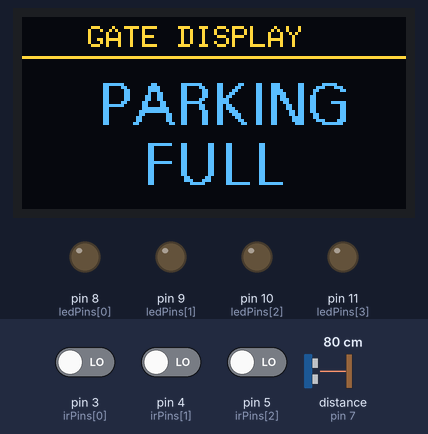
Simulated run of this sketch. Board: Arduino Uno, built with avr-gcc and run on an emulated ATmega328P. On the bench: 128×64 one-colour display, output pins drawn as LEDs (lit = HIGH). Wiring (inferred from the names in the program): ultrasonic range finder: trigger pin 6; echo pin 7. The inputs (shaded band) are chosen by the test bench; at power-on: pin 3 (irPins[0]) LOW, pin 4 (irPins[1]) LOW, pin 5 (irPins[2]) LOW, distance to the obstacle (sensor on pin 7) 80 cm. The echo pulse lasts 58.3 µs per cm; the OLED is the two-colour kind (top 16 rows yellow); pins used as bus, display or sensor lines are not drawn.

Above: at 1.2 s.
1.3 s: pin 3 (irPins[0]) driven HIGH
At 3.0 s:
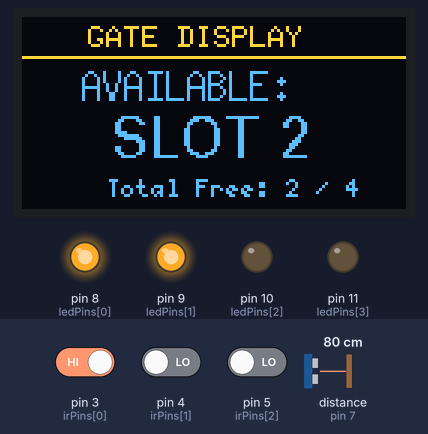
3.9 s: pin 4 (irPins[1]) driven HIGH
At 5.0 s:
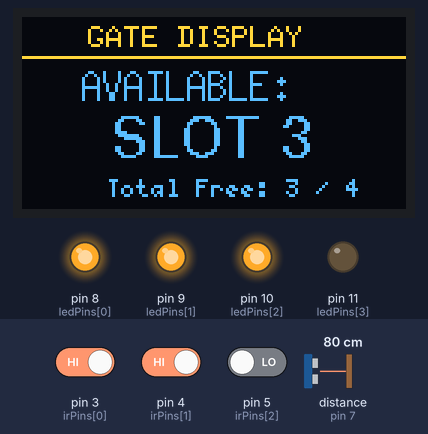
7.0 s: pin 5 (irPins[2]) driven HIGH
At 8.0 s:
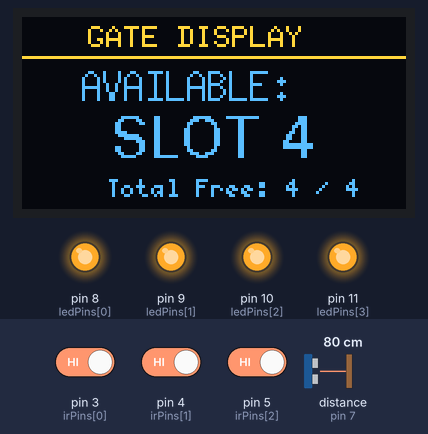
10.1 s: distance to the obstacle (sensor on pin 7) set to 13 cm
13.0 s: distance to the obstacle (sensor on pin 7) set to 10 cm
At 14.8 s:
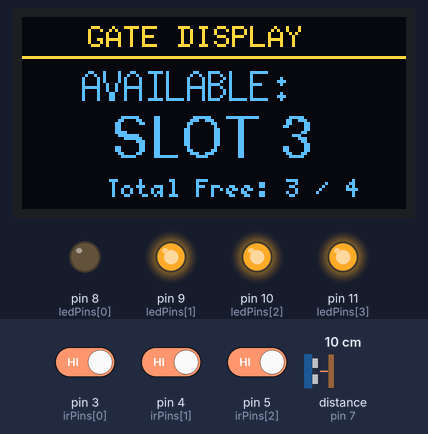
16.1 s: pin 3 (irPins[0]) driven LOW
At 17.5 s:
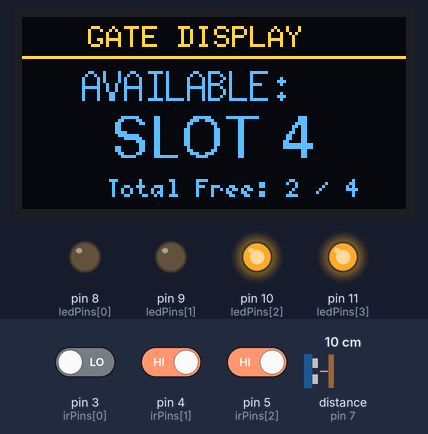
Timing chart, 0 to 19.1 s (numbered marks = the images above; inputs shaded):
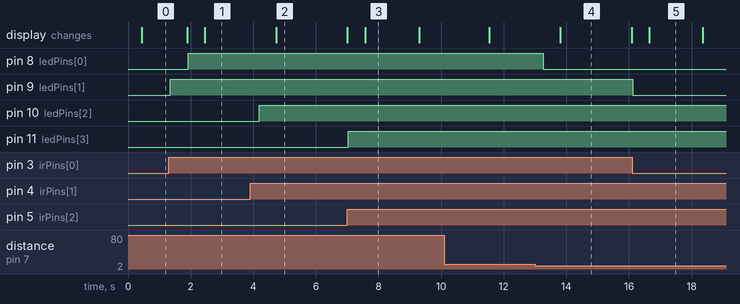

Measured:
- the behaviour switches between 12 and 11 cm on distance to the obstacle (sensor on pin 7) (found by bisection; images 3 and 4)
- after the input at 1.3 s, pin 9 (ledPins[1]): LOW → HIGH after 0.05 s; the display: first changes after 0.58 s (image 1 shows a later state)
- after the input at 3.9 s, pin 10 (ledPins[2]): LOW → HIGH after 0.29 s; the display: changes after 0.83 s (image 2)
- after the input at 7.0 s, pin 11 (ledPins[3]): LOW → HIGH at once; the display: first differs from a run without the input after 0.58 s (image 3)
- after the input at 13.0 s, pin 8 (ledPins[0]): HIGH → LOW after 0.27 s
- after the input at 16.1 s, pin 9 (ledPins[1]): HIGH → LOW at once; the display: changes after 0.55 s (image 5)
- what the display in image 3 shows lasts 1.7 s, from 7.6 s to 9.3 s

The sketch:

SmartParking.ino
```cpp
#include <Arduino.h>
#include <U8g2lib.h>
#include <Wire.h>

U8G2_SSD1306_128X64_NONAME_1_HW_I2C u8g2(U8G2_R0, U8X8_PIN_NONE);

// --- PIN DEFINITIONS ---
const int trigPin = 6;
const int echoPin = 7;
const int distanceThreshold = 10;

const int irPins[3] = {3, 4, 5};
const int ledPins[4] = {8, 9, 10, 11};

// Timing and logic variables
unsigned long lastDisplaySwitch = 0;
const long displayInterval = 1800;
int currentSlotDisplay = 0;

// Glitch filter variable for the ultrasonic sensor
int sonarEmptyCounter = 0;
bool slotAvailable[4];

void setup() {
  pinMode(trigPin, OUTPUT);
  pinMode(echoPin, INPUT);

  for (int i = 0; i < 3; i++) {
    pinMode(irPins[i], INPUT);
  }

  for (int i = 0; i < 4; i++) {
    pinMode(ledPins[i], OUTPUT);
    digitalWrite(ledPins[i], LOW);
  }

  u8g2.begin();
}

void loop() {
  unsigned long currentMillis = millis();
  int availableCount = 0;

  // --- 1. READ SLOT 1 (ULTRASONIC) WITH GLITCH FILTER ---
  digitalWrite(trigPin, LOW);
  delayMicroseconds(2);
  digitalWrite(trigPin, HIGH);
  delayMicroseconds(10);
  digitalWrite(trigPin, LOW);

  long duration = pulseIn(echoPin, HIGH, 30000);
  int distance = duration * 0.034 / 2;

  if (distance == 0 || distance > distanceThreshold) {
    sonarEmptyCounter++;

    if (sonarEmptyCounter >= 5) {
      slotAvailable[0] = true;
      sonarEmptyCounter = 5;
    } else {
      slotAvailable[0] = false;
    }
  } else {
    sonarEmptyCounter = 0;
    slotAvailable[0] = false;
  }

  if (slotAvailable[0]) availableCount++;

  // --- 2. READ SLOTS 2, 3, 4 (IR) ---
  for (int i = 0; i < 3; i++) {
    if (digitalRead(irPins[i]) == HIGH) {
      slotAvailable[i + 1] = true;
      availableCount++;
    } else {
      slotAvailable[i + 1] = false;
    }
  }

  // --- 3. SOLID LEDS FOR FREE SLOTS ---
  for (int i = 0; i < 4; i++) {
    if (slotAvailable[i]) {
      digitalWrite(ledPins[i], HIGH); // LED stays solid ON when empty
    } else {
      digitalWrite(ledPins[i], LOW);  // LED turns OFF when occupied
    }
  }

  // --- 4. ROTATE DISPLAY ---
  if (currentMillis - lastDisplaySwitch >= displayInterval) {
    lastDisplaySwitch = currentMillis;
    currentSlotDisplay = (currentSlotDisplay + 1) % 4;
  }

  int slotToShow = -1;
  if (availableCount > 0) {
    for (int offset = 0; offset < 4; offset++) {
      int checkIndex = (currentSlotDisplay + offset) % 4;
      if (slotAvailable[checkIndex]) {
        slotToShow = checkIndex;
        break;
      }
    }
  }

  // --- 5. DRAW TO OLED SCREEN ---
  u8g2.firstPage();
  do {
    u8g2.setFont(u8g2_font_6x10_tf);
    u8g2.drawStr(22, 10, "GATE DISPLAY");
    u8g2.drawHLine(0, 13, 128);

    if (availableCount == 0) {
      u8g2.setFont(u8g2_font_fur14_tf);
      u8g2.drawStr(25, 36, "PARKING");
      u8g2.drawStr(40, 56, "FULL");
    } else {
      u8g2.setFont(u8g2_font_7x14_tf);
      u8g2.drawStr(20, 28, "AVAILABLE:");

      u8g2.setFont(u8g2_font_fur14_tf);
      char slotBuffer[12];
      sprintf(slotBuffer, "SLOT %d", slotToShow + 1);
      u8g2.drawStr(30, 47, slotBuffer);

      u8g2.setFont(u8g2_font_5x7_tf);
      char countBuffer[20];
      sprintf(countBuffer, "Total Free: %d / 4", availableCount);
      u8g2.drawStr(28, 60, countBuffer);
    }
  } while (u8g2.nextPage());

  delay(30);
}
```
